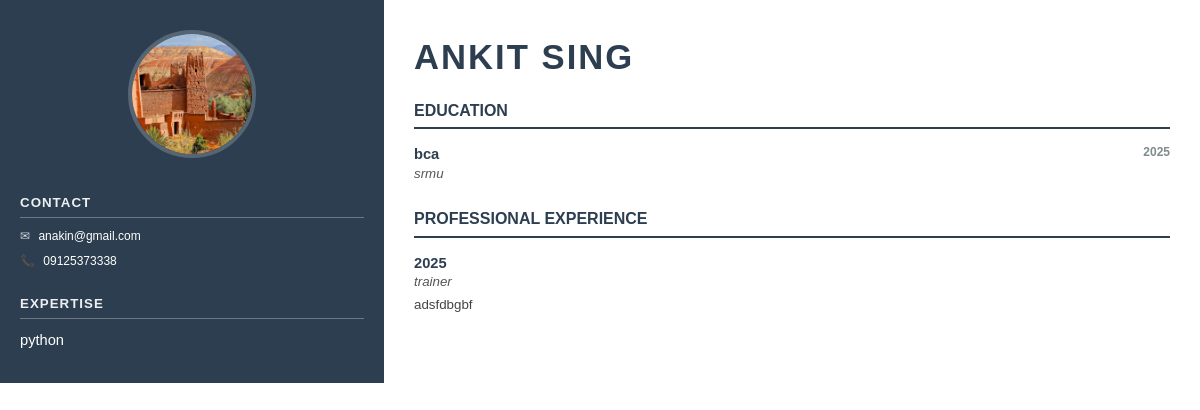
/resume/12/ (signed in), run on the app's committed database.
### resume_builder/models.py (models this page shows, shortened)
class Resume(models.Model):
    user = models.ForeignKey(User, on_delete=models.CASCADE)
    full_name = models.CharField(max_length=100)
    email = models.EmailField()
    phone = models.CharField(max_length=15)
    image = models.ImageField(upload_to="profile_images/", null=True, blank=True)
    country = models.CharField(max_length=100)
    state = models.CharField(max_length=100)
    city = models.CharField(max_length=100)
    TEMPLATE_CHOICES = (
        ('classic', 'Classic'),
        ('modern', 'Modern'),
        ('minimal', 'Minimal'),
    )
    template = models.CharField(
        max_length=20,
        choices=TEMPLATE_CHOICES,
        default='classic'
    )
    skills = models.CharField(max_length=255, blank=True, default="")

class Education(models.Model):
    resume = models.ForeignKey(Resume, on_delete=models.CASCADE)
    degree = models.CharField(max_length=100)
    college = models.CharField(max_length=150)
    year = models.CharField(max_length=10)

class Experience(models.Model):
    resume = models.ForeignKey(Resume, on_delete=models.CASCADE)
    company = models.CharField(max_length=150)
    role = models.CharField(max_length=100)
    description = models.TextField()

### resume_builder/views.py (the view)
# urls.py: path('resume/<int:id>/',resume_view, name='resume_view'),
@login_required
def resume_view(request, id):
    resume = get_object_or_404(Resume, id=id, user=request.user)
    education = Education.objects.filter(resume=resume)
    experience = Experience.objects.filter(resume=resume)
    template_name = TEMPLATE_MAP.get(
        resume.template,
        'reume_templates/classic.html'
    )
    return render(request, template_name, {
        'resume': resume,
        'education': education,
        'experience': experience,
    })

### resume_builder/templates/resume_templates/classic.html (shortened to what this page needs)
<!DOCTYPE html>
<html>
<head>
</head>
<body>
    <table class="main-layout">
        <tr>
            <td class="left-col">
                {% if resume.image %}
                <div class="profile-img-container">
                    <img src="{% if image_path %}{{ image_path }}{% else %}{{ resume.image.url }}{% endif %}"
                        class="profile-img">
                </div>
                {% endif %}
                <div class="left-header">Contact</div>
                {% if resume.email %}
                <div class="contact-item">
                    <span class="contact-icon">✉</span> {{ resume.email }}
                </div>
                {% endif %}
                {% if resume.phone %}
                <div class="contact-item">
                    <span class="contact-icon">📞</span> {{ resume.phone }}
                </div>
                {% endif %}
                {% if resume.skills %}
                <div class="left-header">Expertise</div>
                <div style="line-height: 1.6;">
                    {{ resume.skills }}
                </div>
                {% endif %}
            </td>
            <td class="right-col">
                <div class="name-header">{{ resume.full_name }}</div>
                {% if education %}
                <div class="section-title">Education</div>
                {% for e in education %}
                <div class="entry">
                    <div class="entry-title">
                        {{ e.degree }}
                        <span class="entry-date">{{ e.year }}</span>
                    </div>
                    <div class="entry-subtitle">{{ e.college }}</div>
                </div>
                {% endfor %}
                {% endif %}
                {% if experience %}
                <div class="section-title">Professional Experience</div>
                {% for ex in experience %}
                <div class="entry">
                    <div class="entry-title">
                        {{ ex.role }}
                    </div>
                    <div class="entry-subtitle">{{ ex.company }}</div>
                    {% if ex.description %}
                    <div class="entry-desc">
                        {{ ex.description|linebreaksbr }}
                    </div>
                    {% endif %}
                </div>
                {% endfor %}
                {% endif %}
            </td>
        </tr>
    </table>
</body>
</html>

### resume_builder/templates/resume_templates/classic.html (style rules this page uses)
body { font-family: 'Helvetica', 'Arial', sans-serif; font-size: 11pt; color: #333333; margin: 0; padding: 0; line-height: 1.4; }
table.main-layout { width: 100%; height: 100%; border-collapse: collapse; }
td.left-col { width: 32%; background-color: #2c3e50; color: #ffffff; padding: 30px 20px; vertical-align: top; }
.profile-img-container { text-align: center; margin-bottom: 30px; }
.profile-img { width: 120px; height: 120px; border-radius: 50%; border: 4px solid rgba(255, 255, 255, 0.2); object-fit: cover; }
.left-header { font-size: 10pt; font-weight: bold; text-transform: uppercase; letter-spacing: 1px; margin-top: 25px; margin-bottom: 10px; border-bottom: 1px solid rgba(255, 255, 255, 0.3); padding-bottom: 5px; color: #ecf0f1; }
.contact-item { font-size: 9pt; margin-bottom: 8px; word-wrap: break-word; }
.contact-icon { margin-right: 5px; opacity: 0.8; }
td.right-col { width: 68%; padding: 40px 30px; vertical-align: top; background-color: #ffffff; }
.name-header { font-size: 26pt; font-weight: bold; text-transform: uppercase; letter-spacing: 2px; color: #2c3e50; margin-bottom: 5px; line-height: 1; }
.section-title { font-size: 12pt; font-weight: bold; color: #2c3e50; text-transform: uppercase; border-bottom: 2px solid #2c3e50; padding-bottom: 5px; margin-top: 25px; margin-bottom: 15px; }
.entry { margin-bottom: 15px; }
.entry-title { font-size: 11pt; font-weight: bold; color: #2c3e50; }
.entry-subtitle { font-size: 10pt; color: #555; font-style: italic; margin-bottom: 4px; }
.entry-date { float: right; font-size: 9pt; color: #7f8c8d; }
.entry-desc { font-size: 10pt; color: #444; text-align: justify; }

### data on the page
Resume: image (picture), email "anakin@gmail.com", phone "09125373338", skills "python", full_name "ANKIT SING"
Education: degree "bca", year "2025", college "srmu"
Experience: role "2025", company "trainer", description "adsfdbgbf"
